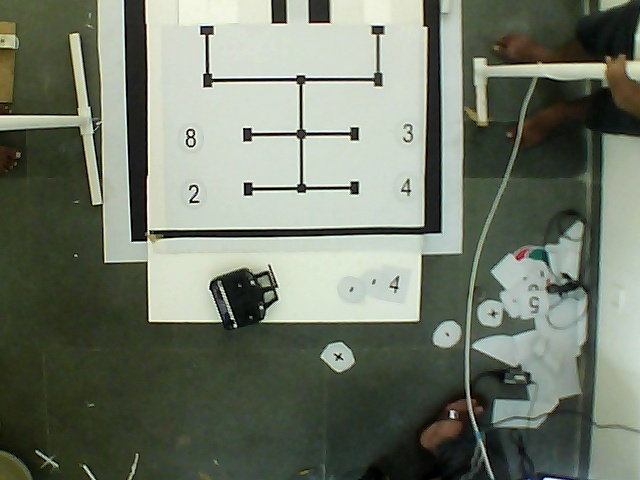
#> input picture Practice/other scripts/test2s.jpg, 640 x 480 px
$ python canny.py   (older library calls are emulated)
#> lines starting #> are read from the running program, lines starting #| are printed output that depends on the picture
import cv2
import numpy as np
from matplotlib import pyplot as plt
img = cv2.imread('test2s.jpg')
#> img is the input picture: shape (480, 640, 3); mean B, G, R 105.7, 120.6, 112.8
imgray = cv2.cvtColor(img,cv2.COLOR_BGR2GRAY)
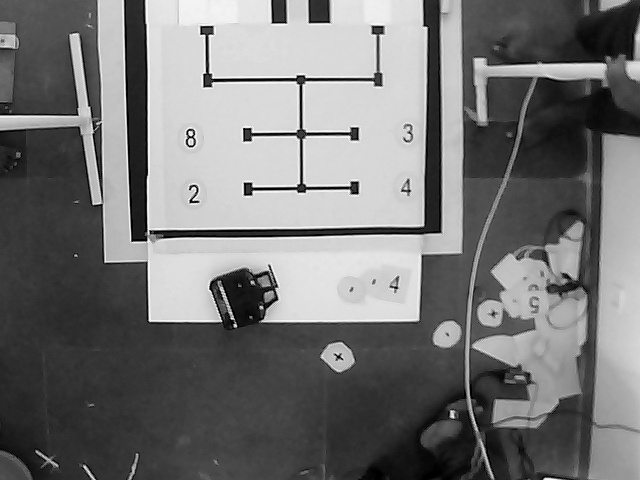
#> imgray: shape (480, 640); min 0, max 253, mean 116.6
edges = cv2.Canny(imgray,100,200)
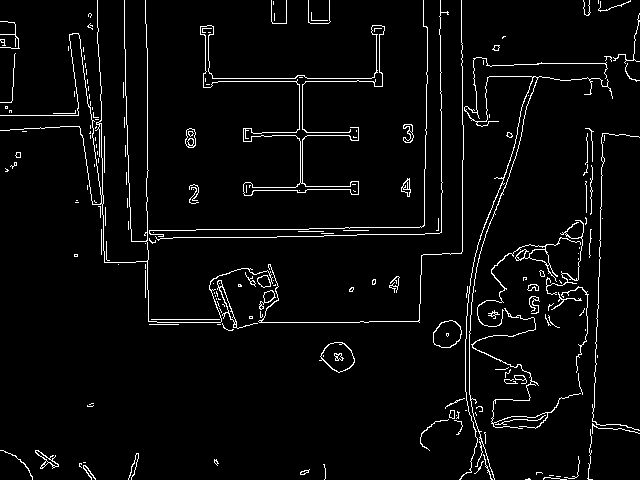
#> edges: shape (480, 640); 3.9% white in thin lines or dots
# ret,thresh = cv2.threshold(imgray,127,255,0)
# image, edges, hierarchy = cv2.findContours(edges,cv2.RETR_TREE,cv2.CHAIN_APPROX_SIMPLE)
# img = cv2.drawContours(img, contours, -1, (0,255,0), 3)
plt.subplot(121),plt.imshow(img,cmap = 'gray')
plt.title('Original Image'), plt.xticks([]), plt.yticks([])
plt.subplot(122),plt.imshow(edges,cmap = 'gray')
plt.title('Edge Image'), plt.xticks([]), plt.yticks([])
plt.show()
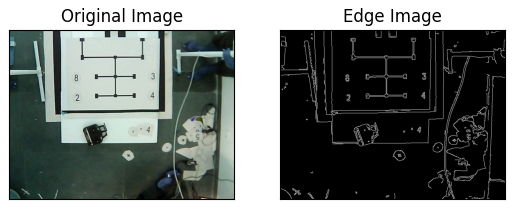
#> figure drawn by matplotlib, 2 panels; B, G, R data is drawn as R, G, B

$ run again, with Practice/other scripts/img1.jpg copied over Practice/other scripts/test2s.jpg
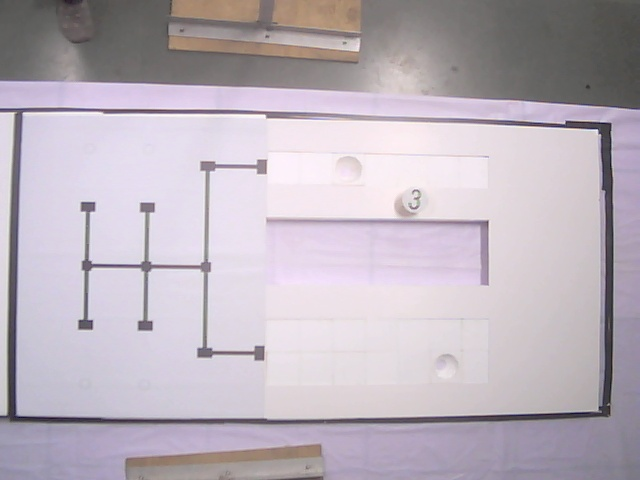
#> input picture Practice/other scripts/img1.jpg, 640 x 480 px
#> img is the input picture: shape (480, 640, 3); mean B, G, R 188.1, 178.6, 187.7
#> `edges = cv2.Canny(imgray,100,200)`:
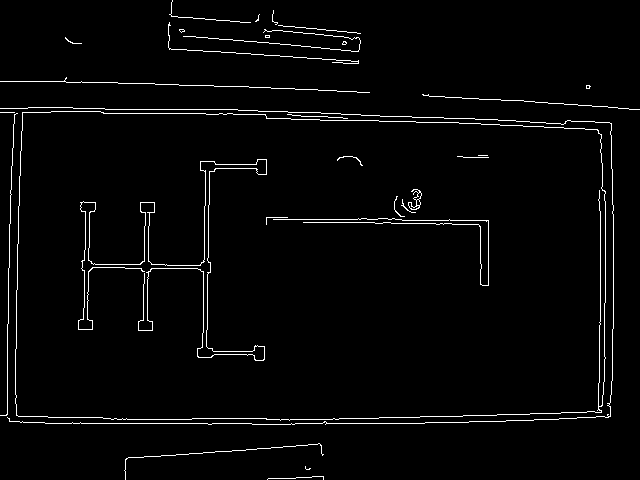
#> edges: shape (480, 640); 2.6% white in thin lines or dots
#> `plt.show()`:
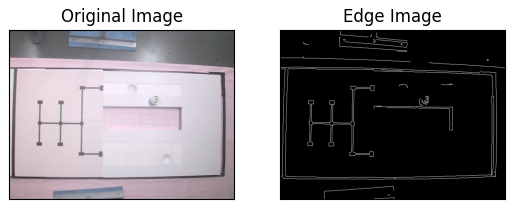
#> figure drawn by matplotlib, 2 panels; B, G, R data is drawn as R, G, B
